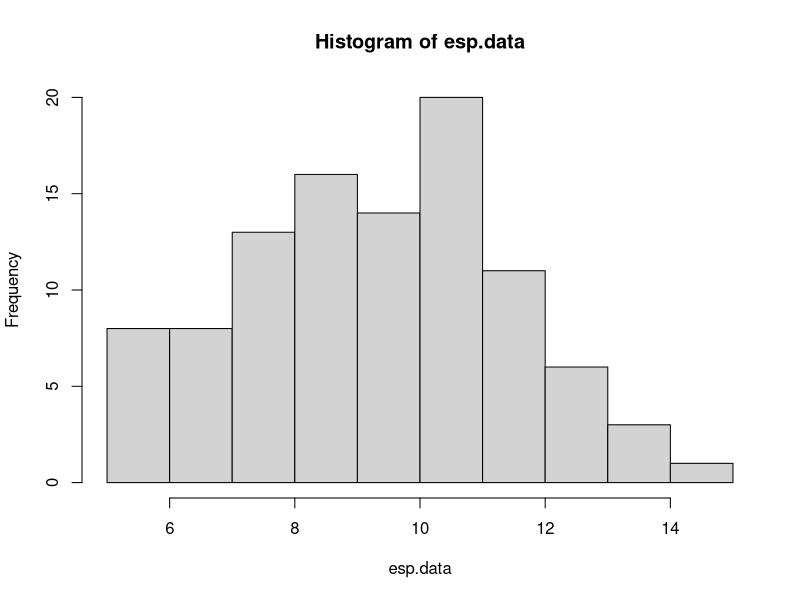
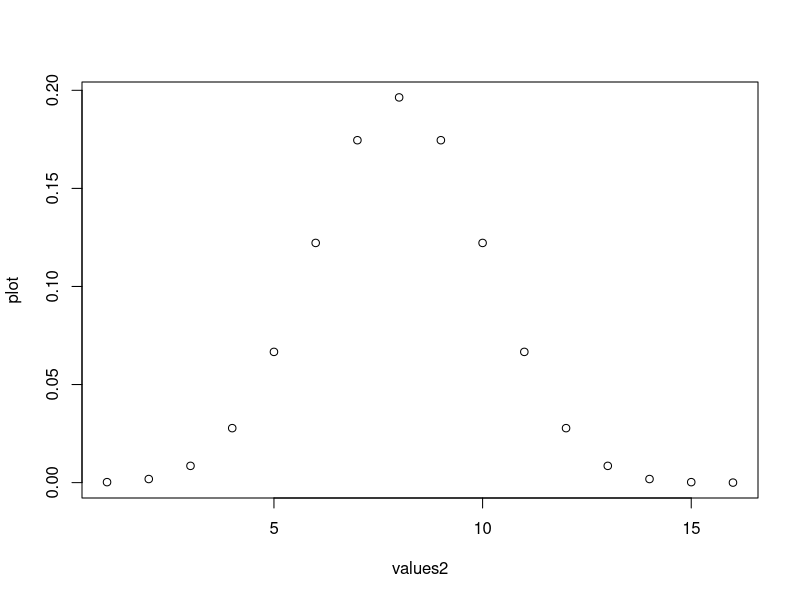
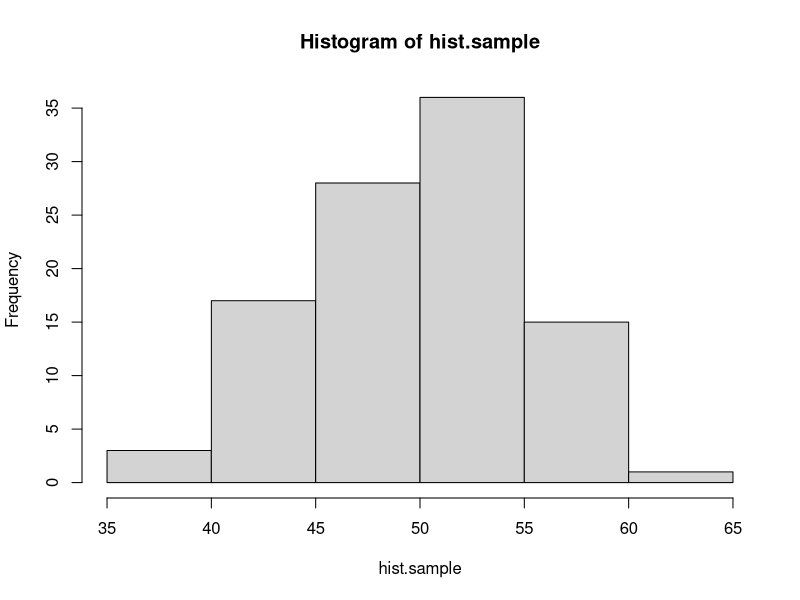
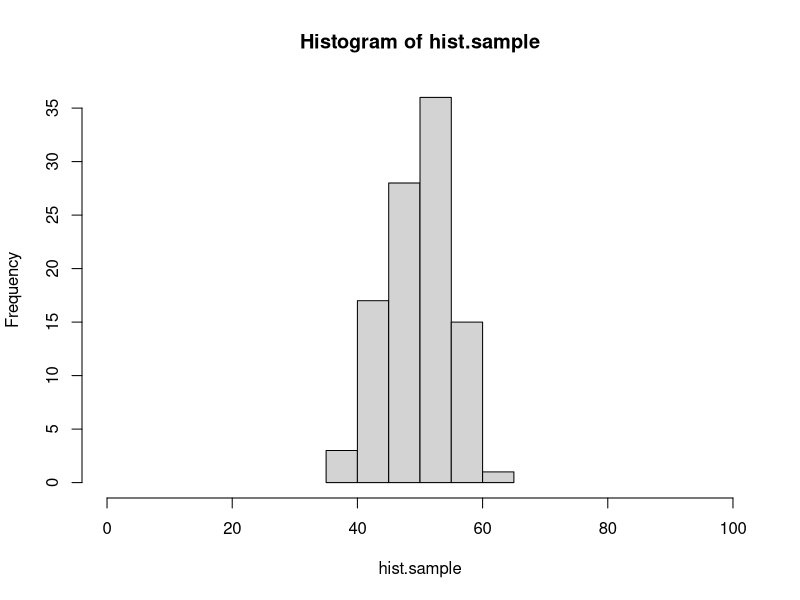
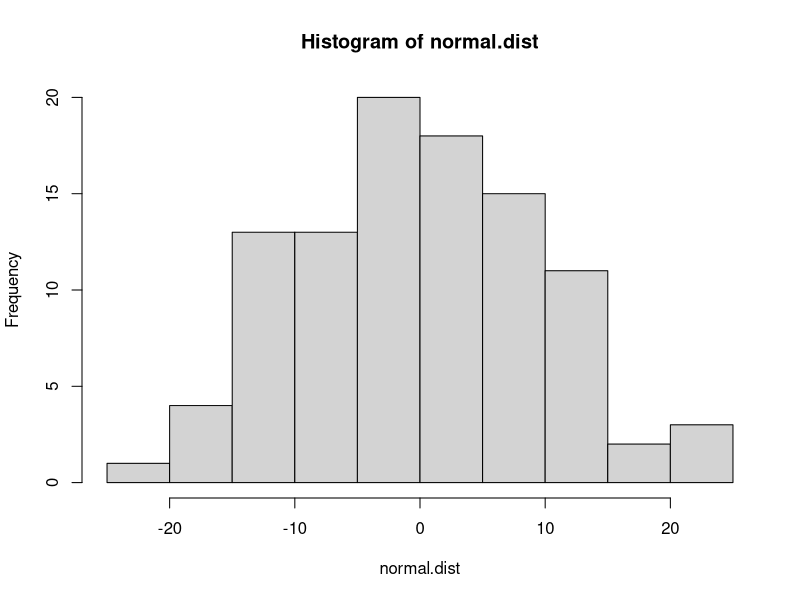
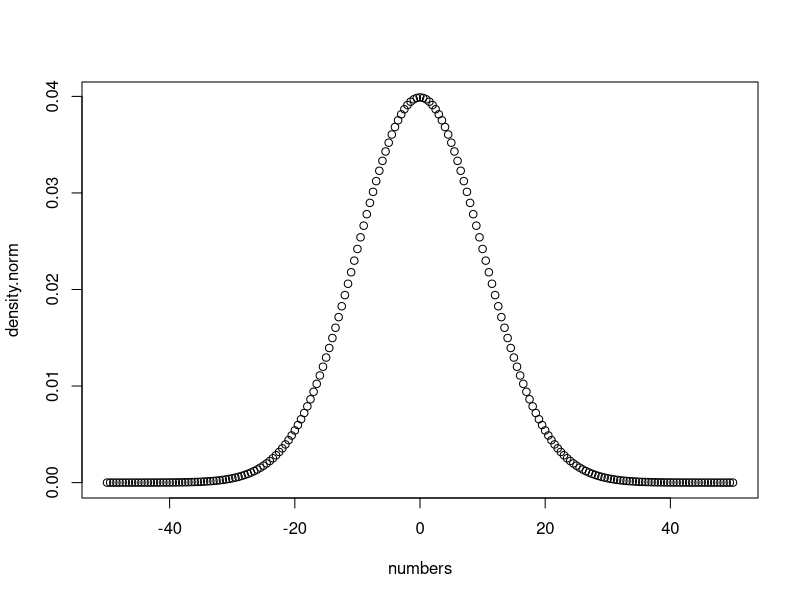

The R script that drew these images, in order: (Note: this script raises an error after producing the figures.)
#### practice with probability distributions ####

# calculating the likelihood requires understanding how to work
# with probability distributions. let's start with the binomial
# distribution.

# the binomial distribution describes the number of "success" in
# some number of "trials" given some probability of success. it 
# is the "coin flipping" distribution. 

# in R, we can draw a sample from a binomial distribution with rbinom()
# this isn't the first time you've seen rbinom, but here it is again, 
# with the parameters spelled out. you can try changing these to explore
# how the function works.

number.of.samples <- 10
number.of.trials.per.sample <- 100
probability.of.success <- 0.5

rbinom(number.of.samples, number.of.trials.per.sample, probability.of.success)

# below, use rbinom to create sample data for the following scenario.
# an experiment tests whether subjects have ESP. 100 subjects are each given
# the opportunity to predict whether a randomly generated number is odd or even.
# each subject makes 20 guesses.
# of course, ESP doesn't exist, so the probability of a successful guess is 0.50.
# store the result in a vector called esp.data


esp.data <- rbinom(100, 20, 0.5)


# a quick way to visualize a distribution is with the hist() function:
hist(esp.data)

# what if we want to know the probability of someone getting exactly 10 guesses
# correct out of 20, if they are randomly guessing? for that we use the density
# function of the binomial: dbinom()

value.to.check <- 10
number.of.trials <- 20
probability.of.success <- 0.5

dbinom(value.to.check, number.of.trials, probability.of.success)

# use dbinom to find out the probability of someone answering 87 out of 100
# questions correctly, if they have a 0.9 probability of giving a correct answer
# for each individual question.

dbinom(87,100,0.9)

# with dbinom, you can use a vector as the first argument, to check the probability
# of multiple values at the same time:

values <- c(3, 4, 5)
dbinom(values, 8, 0.5)

# using this shortcut, *plot* the full distribution (probability mass function)
# for flipping 16 fair coins, counting the total number of heads.
# hint: create one vector for the different possible outcomes
#       then use dbinom to calculate the probability of all of the elements in the vector

values2 <- c(1,2,3,4,5,6,7,8,9,10,11,12,13,14,15,16)
plot <- dbinom(values2,16,0.5)

plot(x = values2, y = plot)

# quick detour #

# here's a quick tip about plot() or hist()
# if you want to change the range on the x-axis, you can use the xlim argument:

hist.sample <- rbinom(100, 100, 0.5)
hist(hist.sample)
hist(hist.sample, xlim=c(0,100)) # compare this plot to the line above.

# the normal distribution ##

# normal (gaussian) distributions are characterized by two parameters: mean and standard deviation
# the mean is the the location of the peak of the distribution, and the sd controls the width.
# the smaller the sd, the more peaked the distribution is in the center.

# like the binomial, there are rnorm() and dnorm() functions.

# generate 100 samples from a normal distribution with mean 0 and standard deviation 10.
# then use hist() to create a histogram of these samples.

normal.dist <- rnorm(100,0,10)
hist(normal.dist)

# now plot the probability density function of this distribution.
# use the same strategy as you did above with the binomial to find the density of the normal
# distribution with mean 0 and sd 10 for values between -50 and 50. the distribution is continuous
# so, choose a reasonably small step size between values (remember the seq() function).
numbers <- seq(from = -50, to = 50, by = 0.5)
density.norm <- dnorm(numbers, 0, 10)
plot(x = numbers, y = density.norm)

#### practice calculating likelihoods ####

# here's some data from 10 participants in an ESP experiment like the one described
# above. each subject had 20 guesses. the number of correct guesses is reported.

esp.practice.data <- data.frame(subject=1:10, n.correct=c(11,10,6,10,6,12,10,8,9,11))

# calculate the likelihood (regular, not log) for this data for three different values
# of the probability of success parameter: 0.4, 0.5, and 0.6.
# hint: prod() will multiple all elements of a vector together.

prod(dbinom(esp.practice.data$n.correct, 20, 0.4))
prod(dbinom(esp.practice.data$n.correct, 20, 0.5))
prod(dbinom(esp.practice.data$n.correct, 20, 0.6))


# which parameter value of those options is most likely?

# success parameter = 0.5 is most likely (4.433186e-10)

# here is a sample of response times for a single subject from a rapid decision making experiment.
rt.sample <- c(391.5845, 411.9970, 358.6373, 505.3099, 616.2892, 481.0751, 422.3132, 511.7213, 205.2692, 522.3433, 370.1850,
               517.4617, 332.3344, 316.8760, 395.5431, 231.7831, 399.8646, 238.9064, 299.7924, 474.7512, 271.6326, 423.4861,
               379.7867, 212.7789, 233.8291, 472.4591, 534.2131, 453.9655, 408.3443, 352.3001)

# calculate the **log** likelihood for this data assuming that it is generated by a normal
# distribution for each of the following parameters. 
# hint: sum() adds the numbers in a vector. log() is the natural log function, or log=T for dnorm().

# 1) mean 350, sd 50
sum(dnorm(rt.sample, 350, 50, log=TRUE))

# 2) mean 400, sd 50
sum(dnorm(rt.sample, 400, 50, log=TRUE))

# 3) mean 450, sd 50
sum(dnorm(rt.sample, 450, 50, log=TRUE))

# 4) mean 350, sd 100
sum(dnorm(rt.sample, 350, 100, log=TRUE))

# 5) mean 400, sd 100
sum(dnorm(rt.sample, 400, 100, log=TRUE))

# 6) mean 450, sd 100
sum(dnorm(rt.sample, 450, 100, log=TRUE))

# which parameter set has the highest likelihood?

# mean = 400, sd = 100 has the highest likelihood (-182.5699)

# here is a set of data for a subject in a categorization experiment, modeled with GCM.
# calculate the log likelihood of the parameters in the model (which i am not showing you).
# the point here is to know what to do when the model gives you a predicted probability
# of a response, and the data is either that response or not that response.
# hint: add a new column indicating the likelihood of each response, using mapply. then convert to log and add.
# if you do this correctly, the answer is -10.84249.

gcm.practice.data <- data.frame(correct.response = c(T, T, T, T, F, T, T, F, T, T, T, F, F, T, T, F, T, T, T, T),
                                gcm.probability.correct = c(0.84, 0.80, 0.84, 0.80, 0.79, 0.86, 0.89, 0.87, 0.69, 0.85, 0.75,
                                                            0.74, 0.82, 0.85, 0.87, 0.69, 0.83, 0.87, 0.80, 0.76))

gcm.practice.data$likelihood.of.response <- mapply(function(correct.response, gcm.probability.correct){
  if (correct.response == T){
    return(gcm.probability.correct)}
  if (correct.response == F){
    return(1 - gcm.probability.correct)}
  
}, gcm.practice.data$correct.response, gcm.practice.data$gcm.probability.correct)

sum(log(gcm.practice.data$likelihood.of.response))

#### maximum likelihood estimation ####

# the same search strategies we used for parameter fitting with rmse can be used with likelihoods,
# including grid search.

# here are the number of correct responses each subject gave in an experiment in which they had to
# decide if two images were the same or different. there were 40 trials for each subject

same.diff.data <- c(32, 29, 31, 34, 26, 29, 31, 34, 29, 31, 30, 29, 31, 34, 33, 27, 32, 29, 29, 27)

# we can model this experiment's data as 40 coin flips for each subject. use grid search to plot the likelihood
# function for values of theta (probability of a correct response) between 0.5 and 0.9, in steps of 0.01.
# start by writing a function that calculates the likelihood (not log) for the entire set of data given a value of theta.

likelihood <- function(prob.of.success){
  dbinom(same.diff.data, 40, prob.of.success)
}

# then use sapply to run the function for each possible value of theta in the set. use seq() to generate the
# set of possible values. plot the set of values on the x axis and the corresponding likelihoods on the y axis.

possible.parameters <- seq(from = 0.5, to = 0.9, by = 0.01)

likelihood.parameter <- sapply(possible.parameters, likelihood)

plot(x = possible.parameters, y = likelihood.parameter)
  

# the "true" underlying value i used to generate the data was 0.75. does that match up with the grid search?

## mle with optim()

# in this section, you'll do model recovery for a descriptive model of the linear relationship 
# between two continuous variables.

# let's assume that variable y is a linear function of variable x, such that:
# y = 4 + 0.8x

# create a vector of x values from 0 to 100, and the corresponding vector of y values,
# then plot these with x values on the x axis, and y values on the y axis.

# answer needed here.

# now let's assume that the relationship between x and y isn't perfect. there's a bit of random
# noise. add a random sample from a normal distribution with mean 0 and sd 10 to each y value.
# hint: there are 101 y values, so you need 101 samples.

# answer needed here.

# plot the data again, with the new noisy y values.

# answer needed here.

# there are three parameter values that control this plot,
# the intercept of the line: 4
# the slope of the line: 0.8
# the sd of the normal distribution: 10

# say that we observe a point of data, x = 20 and y = 27.
# the linear equation, y <- 4 + 0.8*x, predicts that when x is 20 y should also be 20.
4 + 0.8*20

# our model of this data assumes that the relationship is not perfect.
# we assume that there is noise so that when x is 20, the most likely value of y should be 4 + 0.8*x,
# but other values of y are possible. we describe the probability of different values of y with a normal
# distribution. when x is 20, then the normal distribution of y values is centered on 20, because the line
# says that y is 4 + 0.8x. using the normal distribution is helpful because it gives us a way to quantify
# how likely a value of 19 is compared to a value of 16, when x is 20.

# here's an example
x.observed <- 20
y.predicted <- 4 + 0.8*x.observed

# to find out the probability of y.observed=20, use dnorm()
# the mean of the normal distribution should be y.predicted (the distribution is centered on the line)
# and the sd of the normal is a parameter we will estimate, but for the demo below, is set to 10.
y.observed <- 20
dnorm(y.observed, y.predicted, 10)

# write the code to see how likely it is that y will be 33 when x is 29? (assuming sd = 10)
# the correct answer is 0.03371799...

# answer needed here.

# now generalize your solution to compute the likelihood of each value of y that you generated above.
# in other words, write the code that takes a vector of x and y values, and returns the probability
# of each pair given that the relationship between x and y is y <- 4 + 0.8*x and the normal distribution has an sd of 10.

# answer needed here.

# now generalize your solution one step further. write a function that takes in a vector of parameters,
# where parameters[1] is the intercept, parameters[2] is the slope, and parameters[3] is the sd of the normal,
# and returns the total **negative log likelihood**. remember, we want the negative log likelihood because
# optim() will find the set of parameters that minimizes a function.

# answer needed here.

# use optim() and Nelder-Mead to search for the best fitting parameters. remember to ensure that sd > 0
# and return NA if it is not.

# answer needed here.

# finally, plot the best fitting line on your points by using the abline() function, and the parameters that optim() found.

# answer needed here.